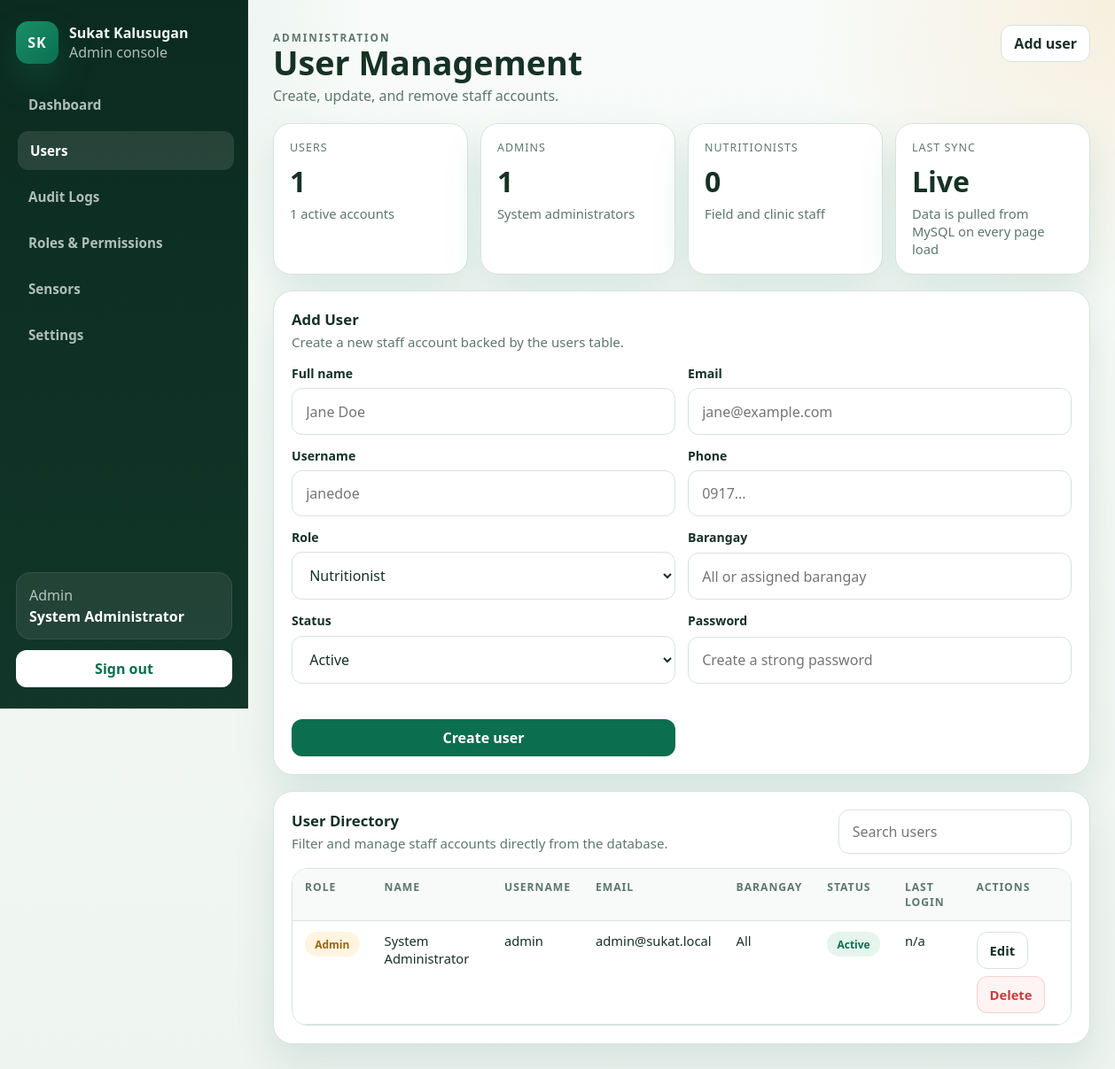
Before: /admin/users.php (signed in) with the older database file.
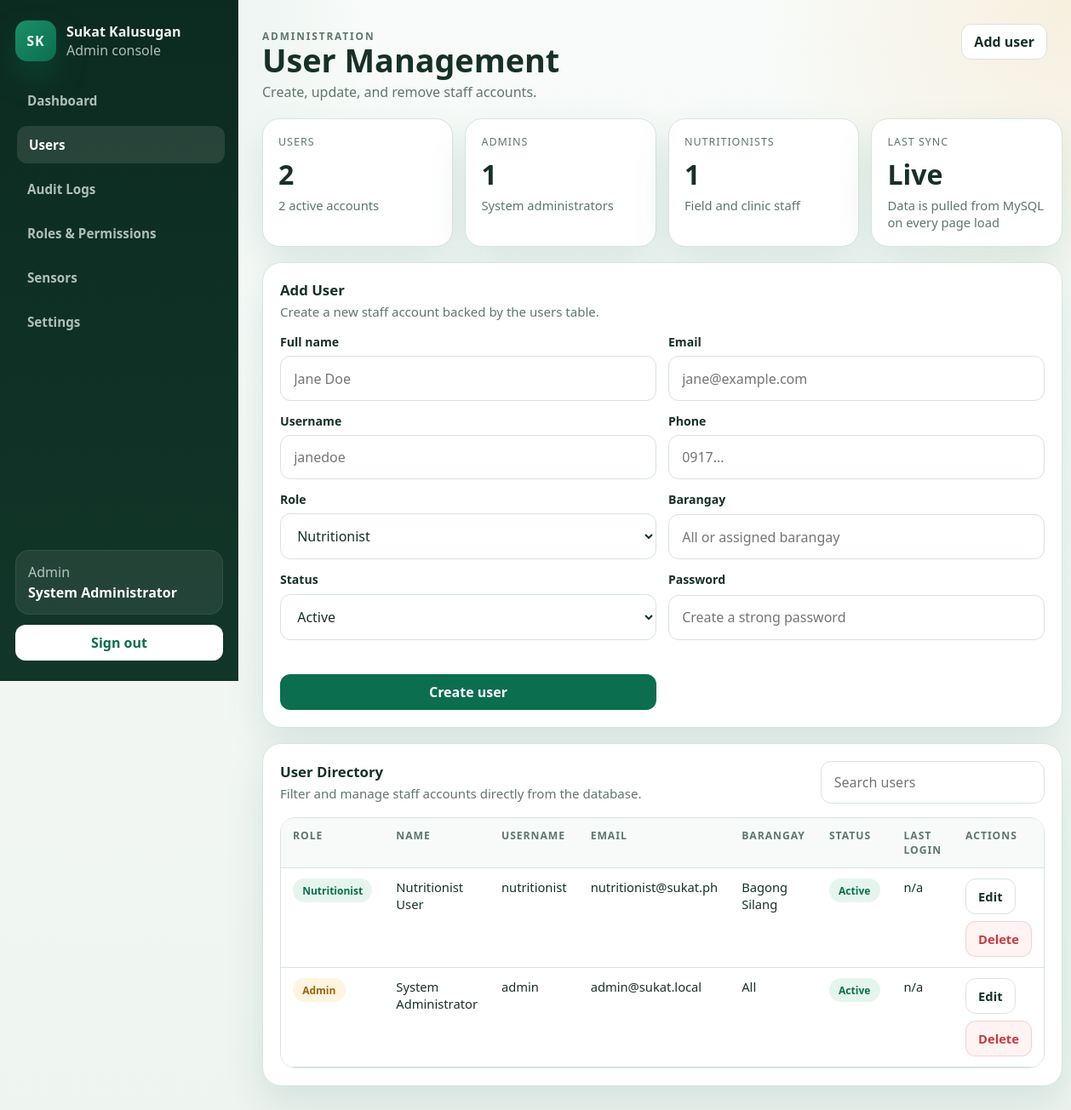
After: the same page with the newer database file.
### tables this page shows
CREATE TABLE users (
    id              INT UNSIGNED AUTO_INCREMENT PRIMARY KEY,
    name            VARCHAR(150) NOT NULL,
    email           VARCHAR(150) NOT NULL UNIQUE,
    username        VARCHAR(100) NOT NULL UNIQUE,
    password_hash   VARCHAR(255) NOT NULL,
    phone           VARCHAR(30) NULL,
    role_id         INT UNSIGNED NOT NULL,
    barangay        VARCHAR(100) NULL,                   
    status          ENUM('active','inactive') NOT NULL DEFAULT 'active',
    last_login      TIMESTAMP NULL,
    created_at      TIMESTAMP DEFAULT CURRENT_TIMESTAMP,
    updated_at      TIMESTAMP DEFAULT CURRENT_TIMESTAMP ON UPDATE CURRENT_TIMESTAMP,
    CONSTRAINT fk_users_role FOREIGN KEY (role_id) REFERENCES roles(id) ON DELETE RESTRICT,
    INDEX idx_users_role (role_id)
);

CREATE TABLE roles (
    id              INT UNSIGNED AUTO_INCREMENT PRIMARY KEY,
    name            VARCHAR(50) NOT NULL UNIQUE,        
    description     VARCHAR(255) NULL,
    created_at      TIMESTAMP DEFAULT CURRENT_TIMESTAMP,
    updated_at      TIMESTAMP DEFAULT CURRENT_TIMESTAMP ON UPDATE CURRENT_TIMESTAMP
);

### public_html/includes/auth_middleware.php (called while the page is built, shortened)
<?php
function app_base_path(): string
{
    $scriptName = str_replace('\\', '/', (string)($_SERVER['SCRIPT_NAME'] ?? ''));
    $routeMarkers = ['/api/', '/admin/', '/nutritionist/', '/parent/', '/kiosk/', '/auth/'];
    foreach ($routeMarkers as $marker) {
        $position = strpos($scriptName, $marker);
        if ($position !== false) {
            return rtrim(substr($scriptName, 0, $position), '/');
        }
    }
    return rtrim(dirname($scriptName), '/');
}
function app_url(string $path = ''): string
{
    $basePath = app_base_path();
    $normalizedPath = '/' . ltrim($path, '/');
    if ($basePath === '' || $basePath === '/') {
        return $normalizedPath;
    }
    return $basePath . $normalizedPath;
}
function current_user(): ?array
{
    return $_SESSION['auth'];
}

### public_html/admin/users.php (the view, shortened to what this page needs)
<?php
require_once __DIR__ . '/../includes/admin_helpers.php';
$roles = admin_fetch_all('SELECT name FROM roles ORDER BY name ASC');
$editingId = (int)($_GET['edit'] ?? 0);
$editingUser = $editingId > 0 ? admin_fetch_one(
    'SELECT u.id, u.name, u.email, u.username, u.phone, u.barangay, u.status, r.name AS role_name
     FROM users u
     INNER JOIN roles r ON r.id = u.role_id
     WHERE u.id = ?
     LIMIT 1',
    'i',
    [$editingId]
) : null;
$users = admin_fetch_all(
    'SELECT u.id, u.name, u.email, u.username, u.phone, u.barangay, u.status, u.last_login, u.created_at, r.name AS role_name
     FROM users u
     INNER JOIN roles r ON r.id = u.role_id
     ORDER BY u.created_at DESC, u.id DESC'
);
$adminCount = 0;
$nutritionistCount = 0;
$activeCount = 0;
foreach ($users as $user) {
    if ($user['role_name'] === 'admin') {
        $adminCount++;
    }
    if ($user['role_name'] === 'nutritionist') {
        $nutritionistCount++;
    }
    if ($user['status'] === 'active') {
        $activeCount++;
    }
}
$actions = '<a class="admin-btn-secondary" href="#user-form">Add user</a>';
admin_layout_start('User Management', 'Create, update, and remove staff accounts.', 'users', $actions);
?>
<section class="admin-grid-cards">
    <article class="admin-card">
        <div class="admin-stat-label">Users</div>
        <div class="admin-stat-value"><?php echo count($users); ?></div>
        <div class="admin-stat-note"><?php echo $activeCount; ?> active accounts</div>
    </article>
    <article class="admin-card">
        <div class="admin-stat-label">Admins</div>
        <div class="admin-stat-value"><?php echo $adminCount; ?></div>
        <div class="admin-stat-note">System administrators</div>
    </article>
    <article class="admin-card">
        <div class="admin-stat-label">Nutritionists</div>
        <div class="admin-stat-value"><?php echo $nutritionistCount; ?></div>
        <div class="admin-stat-note">Field and clinic staff</div>
    </article>
    <article class="admin-card">
        <div class="admin-stat-label">Last Sync</div>
        <div class="admin-stat-value">Live</div>
        <div class="admin-stat-note">Data is pulled from MySQL on every page load</div>
    </article>
</section>
<section class="admin-section" id="user-form">
    <div class="admin-section-head">
        <div>
            <h2 class="admin-section-title"><?php echo $editingUser ? 'Edit User' : 'Add User'; ?></h2>
            <p class="admin-section-subtitle"><?php echo $editingUser ? 'Update account details and role assignment.' : 'Create a new staff account backed by the users table.'; ?></p>
        </div>
    </div>
    <form class="admin-form-grid" method="post" action="<?php echo admin_e(app_url($editingUser ? '/api/admin/users_update.php' : '/api/admin/users_create.php')); ?>">
        <label class="admin-field">
            <span>Full name</span>
            <input name="name" required value="<?php echo admin_e($editingUser['name'] ?? ''); ?>" placeholder="Jane Doe">
        </label>
        <label class="admin-field">
            <span>Email</span>
            <input type="email" name="email" required value="<?php echo admin_e($editingUser['email'] ?? ''); ?>" placeholder="jane@example.com">
        </label>
        <label class="admin-field">
            <span>Username</span>
            <input name="username" required value="<?php echo admin_e($editingUser['username'] ?? ''); ?>" placeholder="janedoe">
        </label>
        <label class="admin-field">
            <span>Phone</span>
            <input name="phone" value="<?php echo admin_e($editingUser['phone'] ?? ''); ?>" placeholder="0917...">
        </label>
        <label class="admin-field">
            <span>Role</span>
            <select name="role" required>
                <?php foreach ($roles as $role): ?>
                    <option value="<?php echo admin_e($role['name']); ?>" <?php echo (($editingUser['role_name'] ?? 'nutritionist') === $role['name']) ? 'selected' : ''; ?>><?php echo admin_e(ucfirst($role['name'])); ?></option>
                <?php endforeach; ?>
            </select>
        </label>
        <label class="admin-field">
            <span>Barangay</span>
            <input name="barangay" value="<?php echo admin_e($editingUser['barangay'] ?? ''); ?>" placeholder="All or assigned barangay">
        </label>
        <label class="admin-field">
            <span>Status</span>
            <select name="status" required>
                <option value="active" <?php echo (($editingUser['status'] ?? 'active') === 'active') ? 'selected' : ''; ?>>Active</option>
            </select>
        </label>
        <label class="admin-field">
            <span><?php echo $editingUser ? 'New password (optional)' : 'Password'; ?></span>
            <input type="password" name="password" <?php echo $editingUser ? '' : 'required'; ?> placeholder="<?php echo $editingUser ? 'Leave blank to keep current password' : 'Create a strong password'; ?>">
        </label>
        <div class="admin-field" style="align-content:end;">
            <span>&nbsp;</span>
            <button class="admin-btn" type="submit"><?php echo $editingUser ? 'Save changes' : 'Create user'; ?></button>
        </div>
    </form>
</section>
<section class="admin-section">
    <div class="admin-section-head">
        <div>
            <h2 class="admin-section-title">User Directory</h2>
            <p class="admin-section-subtitle">Filter and manage staff accounts directly from the database.</p>
        </div>
        <div class="admin-toolbar" style="margin:0;">
            <input class="admin-search" type="search" placeholder="Search users" data-admin-filter="#users-table">
        </div>
    </div>
    <div class="admin-table-wrap">
        <table class="admin-table" id="users-table">
            <thead>
                <tr>
                    <th>Role</th>
                    <th>Name</th>
                    <th>Username</th>
                    <th>Email</th>
                    <th>Barangay</th>
                    <th>Status</th>
                    <th>Last login</th>
                    <th>Actions</th>
                </tr>
            </thead>
            <tbody>
                <?php foreach ($users as $user): ?>
                    <?php
                    $statusClass = $user['status'] === 'active' ? 'is-success' : 'is-muted';
                    ?>
                    <tr data-filter-text="<?php echo admin_e(strtolower($user['name'] . ' ' . $user['email'] . ' ' . $user['username'] . ' ' . $user['role_name'])); ?>">
                        <td><span class="admin-pill <?php echo $user['role_name'] === 'admin' ? 'is-warn' : 'is-success'; ?>"><?php echo admin_e(ucfirst($user['role_name'])); ?></span></td>
                        <td><?php echo admin_e($user['name']); ?></td>
                        <td><?php echo admin_e($user['username'] ?? ''); ?></td>
                        <td><?php echo admin_e($user['email']); ?></td>
                        <td><?php echo admin_e($user['barangay'] ?? 'All'); ?></td>
                        <td><span class="admin-pill <?php echo $statusClass; ?>"><?php echo admin_e(ucfirst($user['status'])); ?></span></td>
                        <td><?php echo admin_e((string)($user['last_login'] ?? 'n/a')); ?></td>
                        <td>
                            <div class="admin-actions">
                                <a class="admin-btn-secondary" href="<?php echo admin_e(app_url('/admin/users.php?edit=' . (int)$user['id'])); ?>">Edit</a>
                                <form method="post" action="<?php echo admin_e(app_url('/api/admin/users_delete.php')); ?>" onsubmit="return confirm('Delete <?php echo admin_e($user['name']); ?>?');">
                                    <button class="admin-btn-danger" type="submit">Delete</button>
                                </form>
                            </div>
                        </td>
                    </tr>
                <?php endforeach; ?>
            </tbody>
        </table>
    </div>
</section>
<?php
admin_layout_end();

### public_html/includes/admin_helpers.php (shortened to what this page needs)
<?php
require_once __DIR__ . '/auth_middleware.php';
function admin_e(string $value): string
{
    return htmlspecialchars($value, ENT_QUOTES, 'UTF-8');
}
function admin_nav_items(): array
{
    return [
        ['key' => 'dashboard', 'label' => 'Dashboard', 'href' => app_url('/admin/dashboard.php')],
        ['key' => 'users', 'label' => 'Users', 'href' => app_url('/admin/users.php')],
        ['key' => 'audit_logs', 'label' => 'Audit Logs', 'href' => app_url('/admin/audit_logs.php')],
        ['key' => 'roles_permissions', 'label' => 'Roles & Permissions', 'href' => app_url('/admin/roles_permissions.php')],
        ['key' => 'sensors', 'label' => 'Sensors', 'href' => app_url('/admin/sensors.php')],
        ['key' => 'settings', 'label' => 'Settings', 'href' => app_url('/admin/settings.php')],
    ];
}
function admin_bind_params(mysqli_stmt $stmt, string $types, array &$params): void
{
    if ($types === '' || $params === []) {
        return;
    }
}
function admin_fetch_all(string $sql, string $types = '', array $params = []): array
{
    $conn = get_db_connection();
    $stmt = mysqli_prepare($conn, $sql);
    admin_bind_params($stmt, $types, $params);
    mysqli_stmt_execute($stmt);
    $result = mysqli_stmt_get_result($stmt);
    $rows = [];
    if ($result instanceof mysqli_result) {
        while ($row = mysqli_fetch_assoc($result)) {
            $rows[] = $row;
        }
    }
    return $rows;
}
function admin_layout_start(string $title, string $subtitle, string $activeSection, string $actionsHtml = ''): void
{
    $currentUser = current_user();
    $userName = $currentUser['name'] ?? 'Administrator';
    $userRole = $currentUser['role'] ?? 'admin';
    $navItems = admin_nav_items();
    $logoutUrl = app_url('/api/auth/logout.php');
    echo '<!doctype html>';
    echo '<html lang="en">';
    echo '<head>';
    echo '<link rel="stylesheet" href="' . admin_e(app_url('/assets/css/app.css')) . '">';
    echo '<link rel="stylesheet" href="' . admin_e(app_url('/assets/css/admin.css')) . '">';
    echo '</head>';
    echo '<body class="admin-page">';
    echo '<div class="admin-shell">';
    echo '<aside class="admin-sidebar" data-admin-sidebar>';
    echo '<div class="admin-brand">';
    echo '<div class="admin-brand-mark">SK</div>';
    echo '<div>';
    echo '<div class="admin-brand-name">Sukat Kalusugan</div>';
    echo '<div class="admin-brand-sub">Admin console</div>';
    echo '</div>';
    echo '</div>';
    echo '<nav class="admin-nav">';
    foreach ($navItems as $item) {
        $isActive = $item['key'] === $activeSection ? ' is-active' : '';
        echo '<a class="admin-nav-link' . $isActive . '" href="' . admin_e($item['href']) . '">' . admin_e($item['label']) . '</a>';
    }
    echo '</nav>';
    echo '<div class="admin-sidebar-footer">';
    echo '<div class="admin-session-card">';
    echo '<div class="admin-session-role">' . admin_e(ucfirst($userRole)) . '</div>';
    echo '<div class="admin-session-name">' . admin_e($userName) . '</div>';
    echo '</div>';
    echo '<a class="admin-logout" href="' . admin_e($logoutUrl) . '">Sign out</a>';
    echo '</div>';
    echo '</aside>';
    echo '<div class="admin-main">';
    echo '<header class="admin-topbar">';
    echo '<div class="admin-pagehead">';
    echo '<p class="admin-kicker">Administration</p>';
    echo '<h1>' . admin_e($title) . '</h1>';
    echo '<p>' . admin_e($subtitle) . '</p>';
    echo '</div>';
    echo '<div class="admin-topbar-actions">' . $actionsHtml . '</div>';
    echo '</header>';
    echo '<main class="admin-content">';
}
function admin_layout_end(): void
{
    echo '</main>';
    echo '</div>';
    echo '</div>';
    echo '</body>';
    echo '</html>';
}

### public_html/assets/css/app.css (style rules this page uses)
:root { --bg: #f4f7f5; --surface: #ffffff; --surface-alt: #edf7f1; --border: #d8e4dd; --text: #173126; --muted: #5f766c; --primary: #0b6e4f; --primary-strong: #07513a; --accent: #f2a93b; --error: #c93b3b; --shadow: 0 30px 80px rgba(11, 110, 79, 0.12); --radius-xl: 32px; --radius-lg: 22px; --radius-md: 14px; --radius-sm: 10px; --font-display: "Trebuchet MS", "Segoe UI", sans-serif; --font-body: "Segoe UI", "Helvetica Neue", Arial, sans-serif; }
* { box-sizing: border-box; }
html, body { margin: 0; min-height: 100%; }
body { font-family: var(--font-body); color: var(--text); background: radial-gradient( circle at top left, rgba(11, 110, 79, 0.16), transparent 34% ), radial-gradient( circle at right 20%, rgba(242, 169, 59, 0.16), transparent 28% ), linear-gradient(180deg, #f7faf8 0%, var(--bg) 100%); }
a { color: inherit; }
button, input, textarea, select { font: inherit; }

Changed rows visible on the page:
added users: role.name "Nutritionist", name "Nutritionist User", username "nutritionist", email "nutritionist@sukat.ph", barangay "Bagong Silang", status "Active", last_login "n/a"
Other visible differences:
count($users): "1" → "2"
$activeCount: "1" → "2"
$nutritionistCount: "0" → "1"
